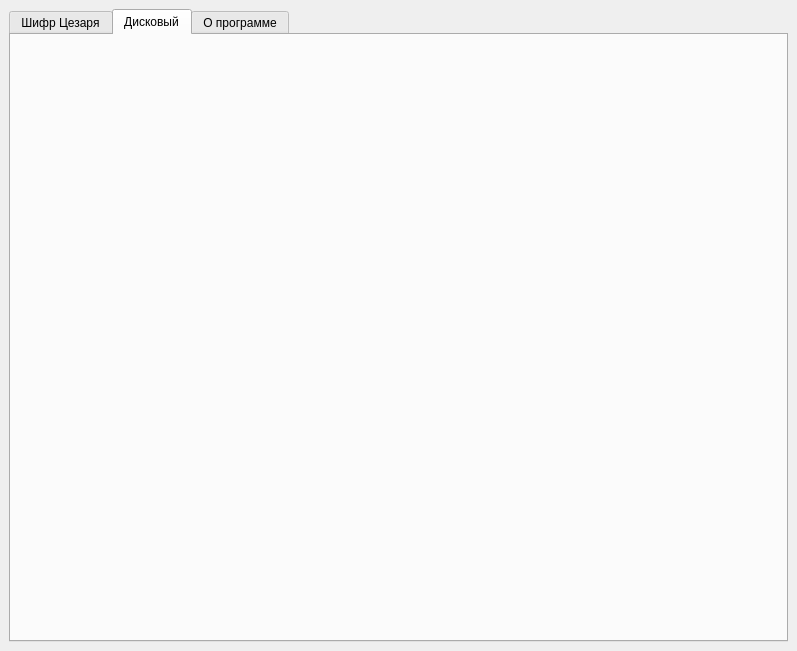
<?xml version="1.0" encoding="UTF-8"?>
<ui version="4.0">
 <class>MainWindow</class>
 <widget class="QMainWindow" name="MainWindow">
  <property name="geometry">
   <rect>
    <x>0</x>
    <y>0</y>
    <width>797</width>
    <height>651</height>
   </rect>
  </property>
  <property name="windowTitle">
   <string>MainWindow</string>
  </property>
  <property name="styleSheet">
   <string notr="true">QTextEdit {
    border: 2px solid gray;
    border-radius: 5px;
}

QPushButton {
    border: 2px solid gray;
    border-radius: 5px;
    font: 700 12pt &quot;Hack&quot;;
}
QPushButton:hover {
    border-color: #090;
}

QPushButton:pressed {
    border: 4px solid #090;
    border-radius: 5px;
}
QPushButton:checked {
    color: white;
    background-color: #090;
    border: 2px solid black;
    border-radius: 5px;
}
QSlider::sub-page:horizontal {
    background-color: #090;
}

QSlider::add-page:horizontal {
    background-color: gray;
}
QSlider::handle:horizontal {
    background-color: black;
    width: 16px;
    border-radius:8px;
    margin-top: -5px;
    margin-bottom: -5px;
}
QSlider::groove:horizontal {
    background-color: transparent;
    height: 7px;
}
QLabel {
    font: 500 11pt &quot;Ubuntu&quot;;
}
QSpinBox {
    border: 2px solid gray;
    border-radius: 5px;
    background: transparent;
    padding: 2px;
}

QSpinBox:hover {
    border-color: #009900;
}</string>
  </property>
  <widget class="QWidget" name="centralwidget">
   <layout class="QHBoxLayout" name="horizontalLayout">
    <item>
     <widget class="QTabWidget" name="tabWidget">
      <property name="currentIndex">
       <number>1</number>
      </property>
      <widget class="QWidget" name="caesar">
       <attribute name="title">
        <string>Шифр Цезаря</string>
       </attribute>
       <layout class="QVBoxLayout" name="verticalLayout">
        <item>
         <layout class="QVBoxLayout" name="original_text">
          <item>
           <widget class="QLabel" name="label">
            <property name="text">
             <string>Оригинальный текст</string>
            </property>
           </widget>
          </item>
          <item>
           <widget class="QTextEdit" name="textEdit"/>
          </item>
         </layout>
        </item>
        <item>
         <layout class="QVBoxLayout" name="encrypted_decrypted_text">
          <item>
           <widget class="QLabel" name="label_2">
            <property name="text">
             <string>Зашифрованный / Дешифрованный текст</string>
            </property>
           </widget>
          </item>
          <item>
           <widget class="QTextEdit" name="textEdit_2"/>
          </item>
         </layout>
        </item>
        <item>
         <layout class="QHBoxLayout" name="buttons">
          <item>
           <widget class="QPushButton" name="actio">
            <property name="enabled">
             <bool>true</bool>
            </property>
            <property name="text">
             <string>Зашифровать</string>
            </property>
            <property name="icon">
             <iconset>
              <normaloff>:/images/padlock_unlocked.png</normaloff>
              <normalon>:/images/padlock_locked.png</normalon>
              <disabledoff>:/images/images/padlock_unlocked.svg</disabledoff>
              <disabledon>:/images/images/padlock_locked.svg</disabledon>:/images/padlock_unlocked.png</iconset>
            </property>
            <property name="checkable">
             <bool>true</bool>
            </property>
            <property name="checked">
             <bool>true</bool>
            </property>
           </widget>
          </item>
          <item>
           <widget class="QPushButton" name="pushButton">
            <property name="text">
             <string>Скопировать</string>
            </property>
           </widget>
          </item>
         </layout>
        </item>
        <item>
         <layout class="QHBoxLayout" name="slider">
          <item>
           <widget class="QLabel" name="label_3">
            <property name="text">
             <string>Шаг шифрования</string>
            </property>
           </widget>
          </item>
          <item>
           <widget class="QSlider" name="horizontalSlider">
            <property name="minimum">
             <number>-50</number>
            </property>
            <property name="maximum">
             <number>50</number>
            </property>
            <property name="value">
             <number>1</number>
            </property>
            <property name="orientation">
             <enum>Qt::Horizontal</enum>
            </property>
           </widget>
          </item>
          <item>
           <widget class="QSpinBox" name="spinBox">
            <property name="enabled">
             <bool>true</bool>
            </property>
            <property name="mouseTracking">
             <bool>false</bool>
            </property>
            <property name="tabletTracking">
             <bool>false</bool>
            </property>
            <property name="autoFillBackground">
             <bool>false</bool>
            </property>
            <property name="buttonSymbols">
             <enum>QAbstractSpinBox::NoButtons</enum>
            </property>
            <property name="minimum">
             <number>-50</number>
            </property>
            <property name="maximum">
             <number>50</number>
            </property>
            <property name="value">
             <number>1</number>
            </property>
           </widget>
          </item>
         </layout>
        </item>
       </layout>
      </widget>
      <widget class="QWidget" name="disk">
       <attribute name="title">
        <string>Дисковый</string>
       </attribute>
       <widget class="QLabel" name="disk_picture">
        <property name="geometry">
         <rect>
          <x>290</x>
          <y>190</y>
          <width>175</width>
          <height>178</height>
         </rect>
        </property>
        <property name="text">
         <string/>
        </property>
        <property name="pixmap">
         <pixmap>images/alphabet.png</pixmap>
        </property>
       </widget>
      </widget>
      <widget class="QWidget" name="about_program">
       <property name="styleSheet">
        <string notr="true">QLabel {
	text-align: center;
	margin: auto;
}</string>
       </property>
       <attribute name="title">
        <string>О программе</string>
       </attribute>
       <layout class="QVBoxLayout" name="verticalLayout_2">
        <item>
         <widget class="QLabel" name="text_about_program">
          <property name="styleSheet">
           <string notr="true"/>
          </property>
          <property name="text">
           <string>© Константин Подушко Все права защищены. Universal Encoder.</string>
          </property>
         </widget>
        </item>
       </layout>
      </widget>
     </widget>
    </item>
   </layout>
  </widget>
  <action name="action">
   <property name="text">
    <string>Цезаря</string>
   </property>
  </action>
 </widget>
 <resources>
  <include location="resources.qrc"/>
 </resources>
 <connections/>
</ui>
